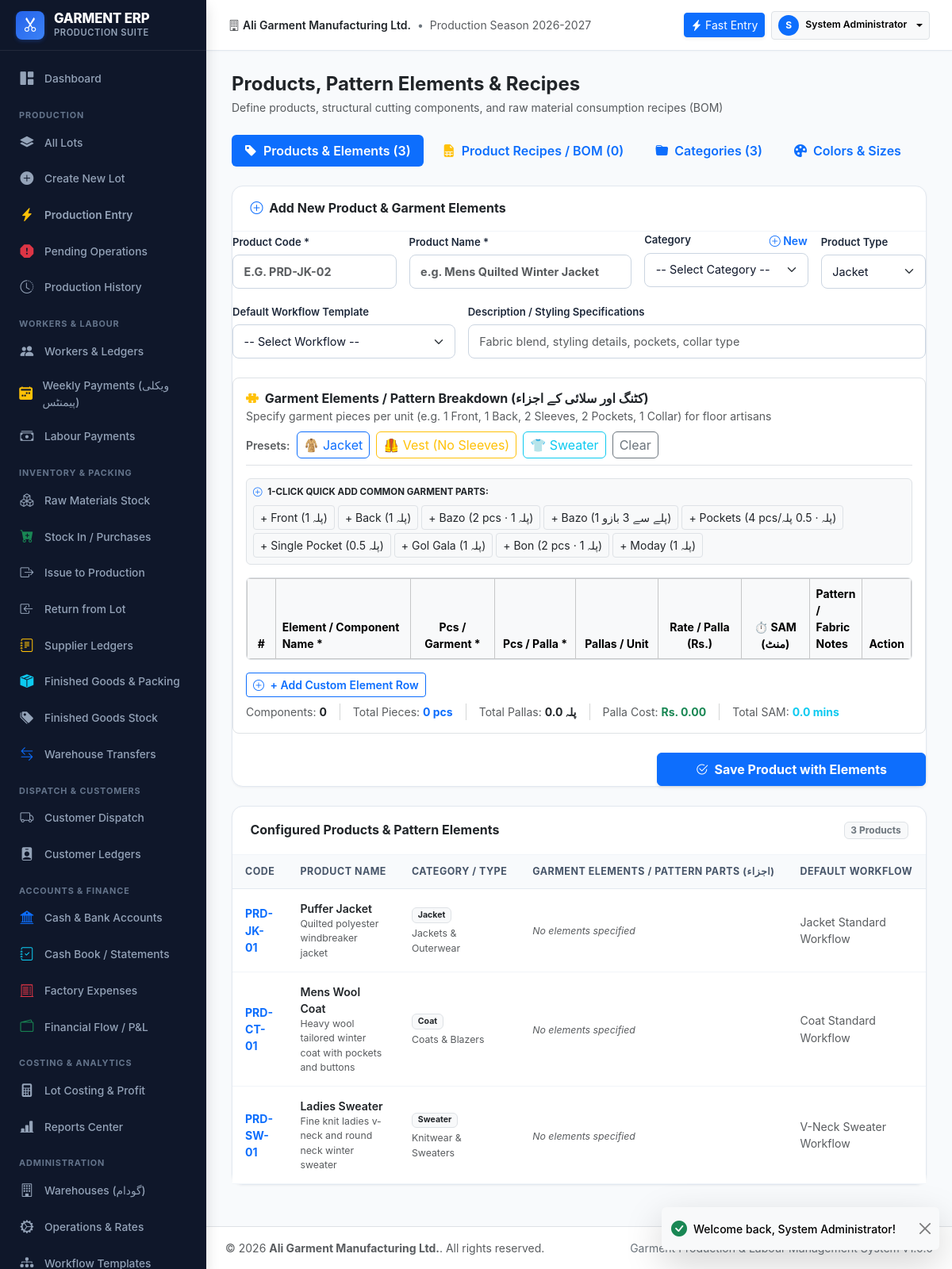
The app's page /modules/settings/products.php (signed in) with its own data.
### tables this page shows
CREATE TABLE `users` (
    `id` INT AUTO_INCREMENT PRIMARY KEY,
    `username` VARCHAR(50) NOT NULL UNIQUE,
    `password_hash` VARCHAR(255) NOT NULL,
    `full_name` VARCHAR(100) NOT NULL,
    `role_id` INT NOT NULL,
    `phone` VARCHAR(30) NULL,
    `email` VARCHAR(100) NULL,
    `is_active` TINYINT(1) NOT NULL DEFAULT 1,
    `created_at` DATETIME NOT NULL DEFAULT CURRENT_TIMESTAMP,
    `updated_at` DATETIME NOT NULL DEFAULT CURRENT_TIMESTAMP ON UPDATE CURRENT_TIMESTAMP,
    FOREIGN KEY (`role_id`) REFERENCES `roles`(`id`)
);

CREATE TABLE `products` (
    `id` INT AUTO_INCREMENT PRIMARY KEY,
    `code` VARCHAR(50) NOT NULL UNIQUE,
    `name` VARCHAR(120) NOT NULL,
    `category_id` INT NULL,
    `product_type` VARCHAR(60) NOT NULL,
    `picture` VARCHAR(255) NULL,
    `description` TEXT NULL,
    `attributes_json` TEXT NULL,
    `default_workflow_template_id` INT NULL,
    `is_active` TINYINT(1) NOT NULL DEFAULT 1,
    `created_at` DATETIME NOT NULL DEFAULT CURRENT_TIMESTAMP,
    FOREIGN KEY (`category_id`) REFERENCES `product_categories`(`id`) ON DELETE SET NULL,
    FOREIGN KEY (`default_workflow_template_id`) REFERENCES `workflow_templates`(`id`) ON DELETE SET NULL
);

CREATE TABLE `product_categories` (
    `id` INT AUTO_INCREMENT PRIMARY KEY,
    `code` VARCHAR(50) NULL UNIQUE,
    `name` VARCHAR(100) NOT NULL,
    `description` TEXT NULL,
    `is_active` TINYINT(1) NOT NULL DEFAULT 1
);

CREATE TABLE `workflow_templates` (
    `id` INT AUTO_INCREMENT PRIMARY KEY,
    `name` VARCHAR(100) NOT NULL UNIQUE,
    `product_type` VARCHAR(50) NULL,
    `description` TEXT NULL,
    `is_active` TINYINT(1) NOT NULL DEFAULT 1
);

### modules/settings/products.php (the view, shortened to what the rows shown need)
<?php
require_once __DIR__ . '/../../config/config.php';
require_once __DIR__ . '/../../config/auth.php';
require_login();
$db = get_db();
$products = $db->query("SELECT p.*, c.name AS category_name, wt.name AS template_name,
                        (SELECT COUNT(*) FROM bom_headers WHERE product_id = p.id AND is_active = 1) AS recipe_count
                        FROM products p
                        LEFT JOIN product_categories c ON p.category_id = c.id
                        LEFT JOIN workflow_templates wt ON p.default_workflow_template_id = wt.id
                        ORDER BY p.id DESC")->fetchAll();
$productElementsMap = [];
require_once __DIR__ . '/../../includes/header.php';
?>
<div class="app-main">
    <?php require_once __DIR__ . '/../../includes/topbar.php'; ?>
    <div class="app-content">
        <div class="tab-content">
            <div class="tab-pane fade show active" id="productsTab">
                <div class="card-modern mb-4">
                    <div class="card-modern-body">
                        <form method="POST" action="" id="newProductForm">
                            <div class="border rounded-3 p-3 bg-white mb-4">
                                <div class="table-responsive border rounded-2 mb-2">
                                    <table class="table table-bordered align-middle mb-0" id="prodElementsTable">
                                        <thead class="table-light small">
                                            <tr>
                                                <th style="width: 40px;" class="text-center">#</th>
                                                <th style="min-width: 170px;">Element / Component Name *</th>
                                                <th style="width: 120px;" class="text-center" title="Pieces per garment">Pcs / Garment *</th>
                                                <th style="width: 125px;" class="text-center" title="Pieces from 1 Palla">Pcs / Palla *</th>
                                                <th style="width: 125px;" class="text-center" title="Pallas required per garment">Pallas / Unit</th>
                                                <th style="width: 130px;" class="text-center" title="Rate per knitted Palla">Rate / Palla (Rs.)</th>
                                                <th style="width: 100px;" class="text-center">⏱️ SAM (منٹ)</th>
                                                <th>Pattern / Fabric Notes</th>
                                                <th style="width: 50px;" class="text-center">Action</th>
                                            </tr>
                                        </thead>
                                    </table>
                                </div>
                            </div>
                        </form>
                    </div>
                </div>
                <div class="card-modern">
                    <div class="card-modern-body p-0">
                        <div class="table-responsive">
                            <table class="table table-modern align-middle mb-0">
                                <thead>
                                    <tr>
                                        <th>Code</th>
                                        <th>Product Name</th>
                                        <th>Category / Type</th>
                                        <th>Garment Elements / Pattern Parts (اجزاء)</th>
                                        <th>Default Workflow</th>
                                    </tr>
                                </thead>
                                <tbody>
                                    <?php foreach ($products as $p):
                                        $pElems = $productElementsMap[$p['id']] ?? [];
                                    ?>
                                        <tr>
                                            <td class="fw-bold text-primary"><?= clean($p['code']) ?></td>
                                            <td>
                                                <div class="fw-semibold text-dark"><?= clean($p['name']) ?></div>
                                                <?php if ($p['description']): ?>
                                                    <div class="small text-muted"><?= clean($p['description']) ?></div>
                                                <?php endif; ?>
                                            </td>
                                            <td>
                                                <span class="badge bg-light text-dark border"><?= clean($p['product_type']) ?></span>
                                                <div class="small text-muted mt-1"><?= clean($p['category_name'] ?? 'General') ?></div>
                                            </td>
                                            <td>
                                                <?php if (empty($pElems)): ?>
                                                    <span class="text-muted small fst-italic">No elements specified</span>
                                                <?php endif; ?>
                                            </td>
                                            <td class="small text-muted"><?= clean($p['template_name'] ?? 'Standard') ?></td>
                                        </tr>
                                    <?php endforeach; ?>
                                </tbody>
                            </table>
                        </div>
                    </div>
                </div>
            </div>
        </div>
    </div>
<?php require_once __DIR__ . '/../../includes/footer.php'; ?>

### includes/topbar.php (shortened to what the rows shown need)
<?php
$currentUser = current_user();
?>
<header class="app-topbar">
    <div class="d-flex align-items-center gap-2">
        <div class="dropdown">
            <button class="btn btn-sm btn-light border dropdown-toggle d-flex align-items-center gap-2" type="button" data-bs-toggle="dropdown" aria-expanded="false">
                <div class="bg-primary text-white rounded-circle d-flex align-items-center justify-content-center" style="width: 26px; height: 26px; font-size: 0.75rem; font-weight: 700;">
                    <?= strtoupper(substr($currentUser['full_name'] ?? 'U', 0, 1)) ?>
                </div>
                <span class="d-none d-md-inline fw-semibold small"><?= clean($currentUser['full_name'] ?? 'User') ?></span>
            </button>
        </div>
    </div>
</header>

### records on screen
users: full_name "S", full_name "System Administrator"
products: code "PRD-JK-01", name "Puffer Jacket", description "Quilted polyester windbreaker jacket", product_type "Jacket", category.name "Jackets & Outerwear", default_workflow_template.name "Jacket Standard Workflow"
products: code "PRD-CT-01", name "Mens Wool Coat", description "Heavy wool tailored winter coat with pockets and buttons", product_type "Coat", category.name "Coats & Blazers", default_workflow_template.name "Coat Standard Workflow"
products: code "PRD-SW-01", name "Ladies Sweater", description "Fine knit ladies v-neck and round neck winter sweater", product_type "Sweater", category.name "Knitwear & Sweaters", default_workflow_template.name "V-Neck Sweater Workflow"

### other values on screen
get_setting('company_name', 'Garment ERP') "Ali Garment Manufacturing Ltd."
count($products) "3"
count($recipes) "0"
count($categories) "3"
